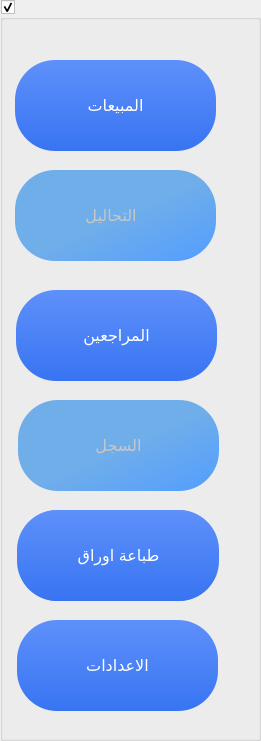
   <widget class="QGroupBox" name="groupBox">
    <property name="enabled">
     <bool>true</bool>
    </property>
    <property name="geometry">
     <rect>
      <x>1020</x>
      <y>-30</y>
      <width>261</width>
      <height>741</height>
     </rect>
    </property>
    <property name="styleSheet">
     <string notr="true">QPushButton{
border-radius: 40px;
color:rgb(255, 255, 255);
background-color: qlineargradient(spread:pad, x1:0, y1:0, x2:0, y2:1, stop:0 #5e90fa, stop:1 #3874f2);

}
QPushButton:disabled{
color:rgb(198, 198, 198);
	background-color: qlineargradient(spread:pad, x1:0, y1:0, x2:1, y2:1, stop:0.512438 rgba(112, 174, 234, 255), stop:1 rgba(82, 157, 255, 255));
}
QPushButton:hover{
border: 2px solid rgb(49, 44, 113);
background-color: qlineargradient(spread:pad, x1:0, y1:0, x2:0, y2:1, stop:0 #5e80fa, stop:1 #3874f2);
}
QPushButton:pressed{
    background-color: qlineargradient(spread:pad, x1:0, y1:0, x2:0, y2:1, stop:0 #3874f2, stop:1 #5e90fa);
}</string>
    </property>
    <property name="title">
     <string/>
    </property>
    <property name="checkable">
     <bool>true</bool>
    </property>
    <widget class="QPushButton" name="pushButton">
     <property name="enabled">
      <bool>true</bool>
     </property>
     <property name="geometry">
      <rect>
       <x>15</x>
       <y>60</y>
       <width>201</width>
       <height>91</height>
      </rect>
     </property>
     <property name="font">
      <font>
       <family>Segoe UI</family>
       <pointsize>12</pointsize>
       <weight>50</weight>
       <bold>false</bold>
      </font>
     </property>
     <property name="cursor">
      <cursorShape>PointingHandCursor</cursorShape>
     </property>
     <property name="styleSheet">
      <string notr="true"/>
     </property>
     <property name="text">
      <string>المبيعات</string>
     </property>
     <property name="icon">
      <iconset resource="icons.qrc">
       <normaloff>:/icons8-sales-performance-64.png</normaloff>:/icons8-sales-performance-64.png</iconset>
     </property>
     <property name="iconSize">
      <size>
       <width>50</width>
       <height>50</height>
      </size>
     </property>
    </widget>
    <widget class="QPushButton" name="pushButton_2">
     <property name="enabled">
      <bool>false</bool>
     </property>
     <property name="geometry">
      <rect>
       <x>15</x>
       <y>170</y>
       <width>201</width>
       <height>91</height>
      </rect>
     </property>
     <property name="font">
      <font>
       <family>Segoe UI</family>
       <pointsize>12</pointsize>
       <weight>50</weight>
       <bold>false</bold>
      </font>
     </property>
     <property name="cursor">
      <cursorShape>PointingHandCursor</cursorShape>
     </property>
     <property name="styleSheet">
      <string notr="true"/>
     </property>
     <property name="text">
      <string>التحاليل  </string>
     </property>
     <property name="icon">
      <iconset resource="icons.qrc">
       <normaloff>:/icons8-test-tube-100.png</normaloff>:/icons8-test-tube-100.png</iconset>
     </property>
     <property name="iconSize">
      <size>
       <width>70</width>
       <height>70</height>
      </size>
     </property>
    </widget>
    <widget class="QPushButton" name="pushButton_3">
     <property name="enabled">
      <bool>false</bool>
     </property>
     <property name="geometry">
      <rect>
       <x>18</x>
       <y>400</y>
       <width>201</width>
       <height>91</height>
      </rect>
     </property>
     <property name="font">
      <font>
       <family>Segoe UI</family>
       <pointsize>12</pointsize>
       <weight>50</weight>
       <bold>false</bold>
      </font>
     </property>
     <property name="cursor">
      <cursorShape>PointingHandCursor</cursorShape>
     </property>
     <property name="styleSheet">
      <string notr="true"/>
     </property>
     <property name="text">
      <string>السجل</string>
     </property>
     <property name="icon">
      <iconset resource="icons.qrc">
       <normaloff>:/icons8-order-history-64.png</normaloff>:/icons8-order-history-64.png</iconset>
     </property>
     <property name="iconSize">
      <size>
       <width>60</width>
       <height>54</height>
      </size>
     </property>
    </widget>
    <widget class="QPushButton" name="pushButton_4">
     <property name="enabled">
      <bool>true</bool>
     </property>
     <property name="geometry">
      <rect>
       <x>17</x>
       <y>620</y>
       <width>201</width>
       <height>91</height>
      </rect>
     </property>
     <property name="font">
      <font>
       <family>Segoe UI</family>
       <pointsize>12</pointsize>
       <weight>50</weight>
       <bold>false</bold>
      </font>
     </property>
     <property name="cursor">
      <cursorShape>PointingHandCursor</cursorShape>
     </property>
     <property name="styleSheet">
      <string notr="true"/>
     </property>
     <property name="text">
      <string>الاعدادات</string>
     </property>
     <property name="icon">
      <iconset resource="icons.qrc">
       <normaloff>:/icons8-settings-512.png</normaloff>:/icons8-settings-512.png</iconset>
     </property>
     <property name="iconSize">
      <size>
       <width>50</width>
       <height>50</height>
      </size>
     </property>
    </widget>
    <widget class="QPushButton" name="pushButton_5">
     <property name="enabled">
      <bool>true</bool>
     </property>
     <property name="geometry">
      <rect>
       <x>16</x>
       <y>290</y>
       <width>201</width>
       <height>91</height>
      </rect>
     </property>
     <property name="font">
      <font>
       <family>Segoe UI</family>
       <pointsize>12</pointsize>
       <weight>50</weight>
       <bold>false</bold>
      </font>
     </property>
     <property name="cursor">
      <cursorShape>PointingHandCursor</cursorShape>
     </property>
     <property name="styleSheet">
      <string notr="true"/>
     </property>
     <property name="text">
      <string>المراجعين</string>
     </property>
     <property name="icon">
      <iconset resource="icons.qrc">
       <normaloff>:/icons8-user-group-100.png</normaloff>:/icons8-user-group-100.png</iconset>
     </property>
     <property name="iconSize">
      <size>
       <width>75</width>
       <height>72</height>
      </size>
     </property>
    </widget>
    <widget class="QPushButton" name="pushButton_6">
     <property name="enabled">
      <bool>true</bool>
     </property>
     <property name="geometry">
      <rect>
       <x>17</x>
       <y>510</y>
       <width>201</width>
       <height>91</height>
      </rect>
     </property>
     <property name="font">
      <font>
       <family>Segoe UI</family>
       <pointsize>12</pointsize>
       <weight>50</weight>
       <bold>false</bold>
      </font>
     </property>
     <property name="text">
      <string>تسجيل الدخول</string>
     </property>
    </widget>
    <widget class="QPushButton" name="pushButton_12">
     <property name="enabled">
      <bool>true</bool>
     </property>
     <property name="geometry">
      <rect>
       <x>18</x>
       <y>510</y>
       <width>201</width>
       <height>91</height>
      </rect>
     </property>
     <property name="font">
      <font>
       <family>Segoe UI</family>
       <pointsize>12</pointsize>
       <weight>50</weight>
       <bold>false</bold>
      </font>
     </property>
     <property name="cursor">
      <cursorShape>PointingHandCursor</cursorShape>
     </property>
     <property name="styleSheet">
      <string notr="true"/>
     </property>
     <property name="text">
      <string>طباعة اوراق</string>
     </property>
     <property name="icon">
      <iconset resource="icons.qrc">
       <normaloff>:/icons8-print-64 (1).png</normaloff>:/icons8-print-64 (1).png</iconset>
     </property>
     <property name="iconSize">
      <size>
       <width>50</width>
       <height>50</height>
      </size>
     </property>
    </widget>
   </widget>
